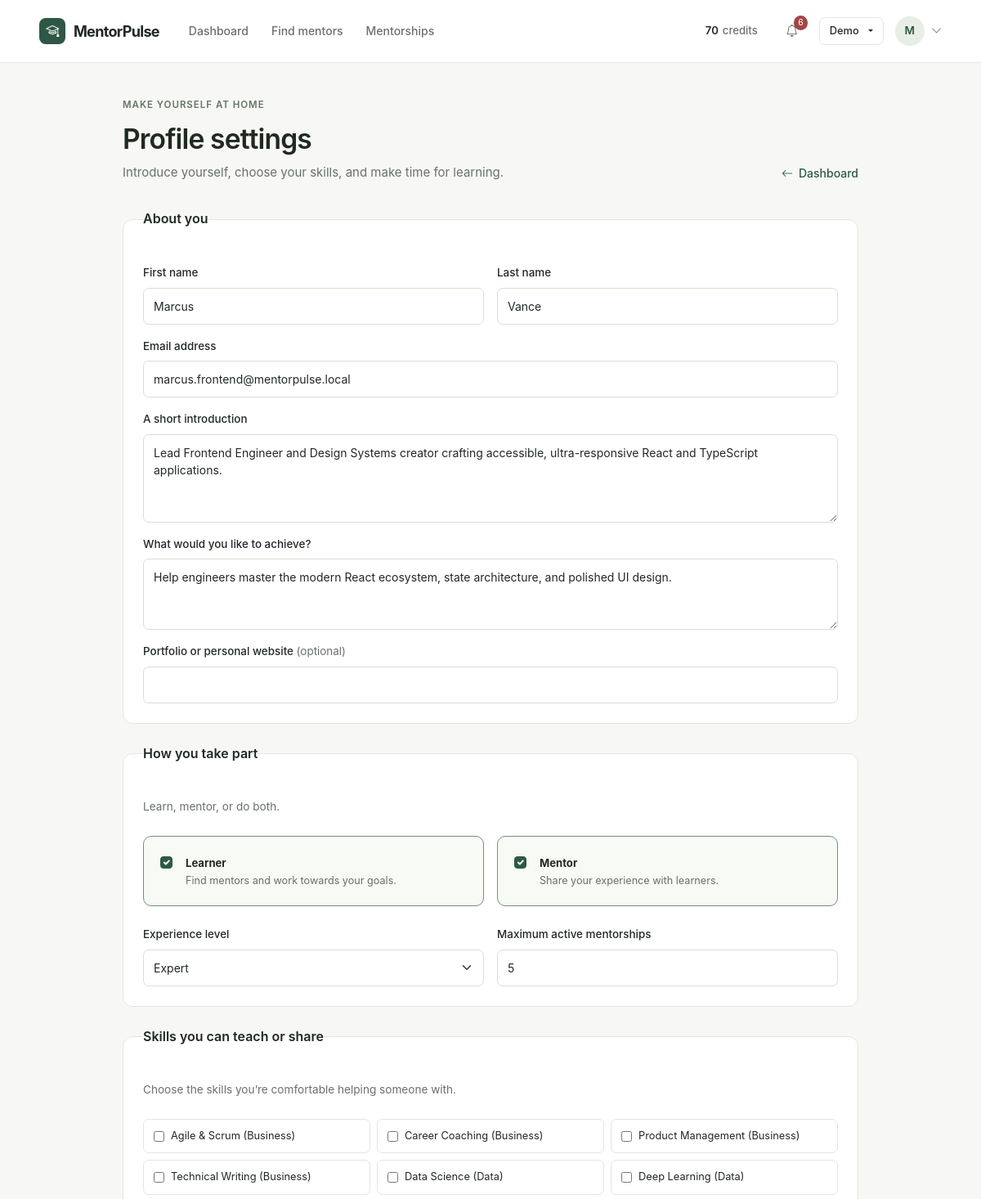
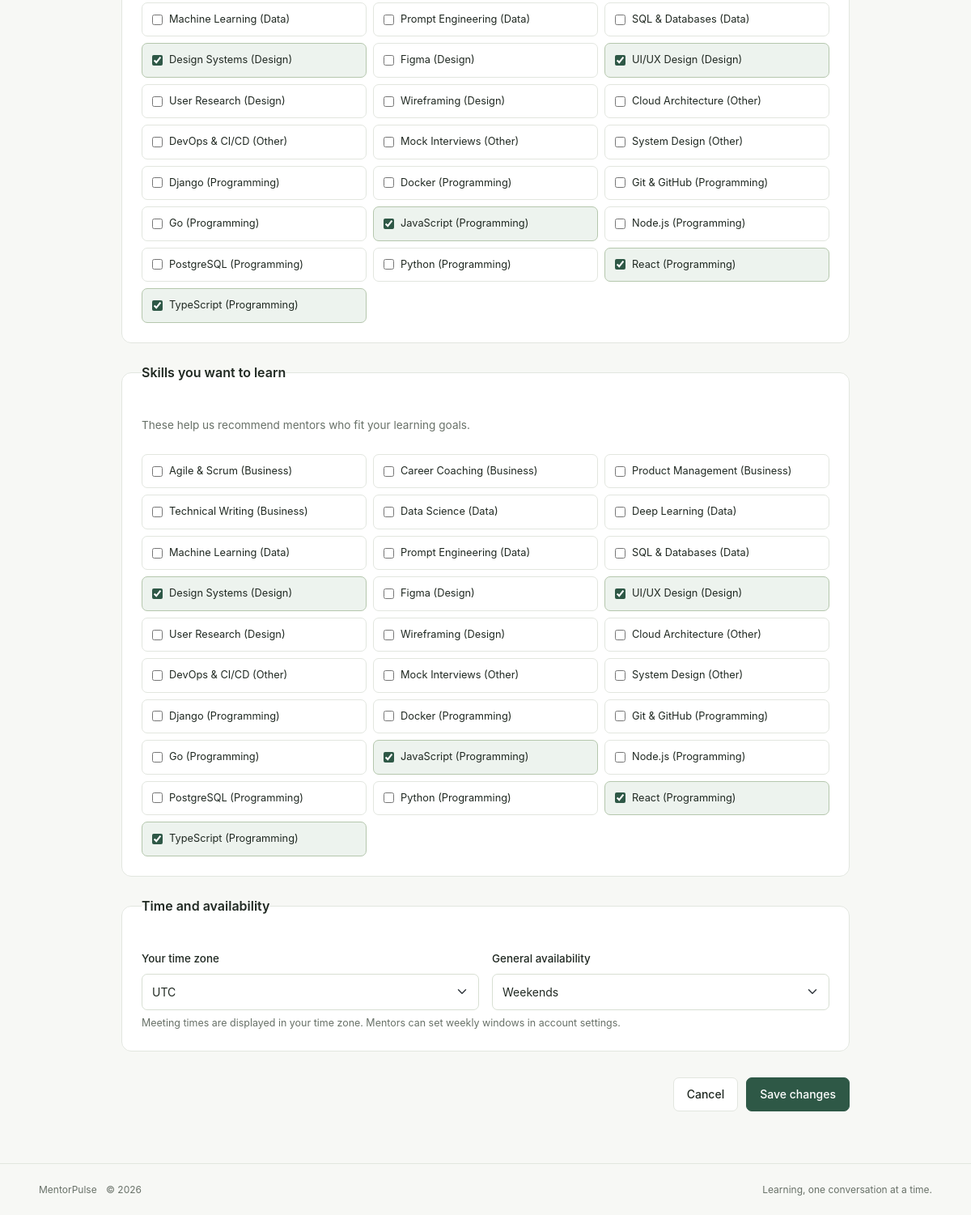
Page /profile/edit/ (signed in) on the committed database (2 pictures, top to bottom).
### gamification/models.py (models this page shows, shortened)
class Credit(models.Model):
    user = models.OneToOneField(User, on_delete=models.CASCADE, related_name='credit')
    balance = models.IntegerField(default=50)
    updated_at = models.DateTimeField(auto_now=True)
    class Meta:
        constraints = [models.CheckConstraint(condition=models.Q(balance__gte=0), name='credit_balance_nonnegative')]

### accounts/models.py (models this page shows, shortened)
class Profile(models.Model):
    EXPERIENCE_CHOICES = [
        ('Beginner', 'Beginner'),
        ('Intermediate', 'Intermediate'),
        ('Advanced', 'Advanced'),
        ('Expert', 'Expert'),
    ]
    AVAILABILITY_CHOICES = [
        ('Weekdays', 'Weekdays'),
        ('Weekends', 'Weekends'),
        ('Flexible', 'Flexible / Evenings'),
    ]
    user = models.OneToOneField(User, on_delete=models.CASCADE, related_name='profile')
    skills = models.ManyToManyField(Skill, blank=True, related_name='profiles')
    learning_skills = models.ManyToManyField(Skill, blank=True, related_name='learning_profiles')
    timezone = models.CharField(max_length=64, default='UTC')
    portfolio_url = models.URLField(blank=True)
    mentor_capacity = models.PositiveSmallIntegerField(default=5, validators=[MinValueValidator(1), MaxValueValidator(50)])
    mentor_verified = models.BooleanField(default=False)
    verification_requested = models.BooleanField(default=False)
    verification_evidence = models.TextField(blank=True)
    email_verified = models.BooleanField(default=False)
    goals = models.TextField(blank=True, help_text="Learning or mentoring objectives")
    experience_level = models.CharField(max_length=20, choices=EXPERIENCE_CHOICES, default='Beginner')
    availability = models.CharField(max_length=50, choices=AVAILABILITY_CHOICES, default='Flexible')
    skill_score = models.FloatField(default=0.0)
    bio = models.TextField(blank=True)
    @property
    def is_mentor(self):
        return self.user.role_assignments.filter(role='Mentor', end_time__isnull=True).exists()
    @property
    def is_learner(self):
        return self.user.role_assignments.filter(role='Learner', end_time__isnull=True).exists()

### accounts/views.py (the view)
# urls.py: path('profile/edit/', views.profile_edit_view, name='profile_edit'),
@login_required
@transaction.atomic
def profile_edit_view(request):
    user = request.user
    profile = user.profile
    if request.method == 'POST':
        user_form = UserUpdateForm(request.POST, instance=user)
        profile_form = ProfileEditForm(request.POST, instance=profile)
        role_form = RoleToggleForm(request.POST)
        if user_form.is_valid() and profile_form.is_valid() and role_form.is_valid():
            old_email = User.objects.values_list('email', flat=True).get(pk=user.pk)
            user_form.save()
            profile_form.save()
            if old_email.lower() != user.email.lower():
                profile.email_verified = False
                profile.save(update_fields=['email_verified'])
                send_verification_email(user)
            is_mentor = role_form.cleaned_data['is_mentor']
            is_learner = role_form.cleaned_data['is_learner']
            mentor_assignment = user.role_assignments.filter(role='Mentor', end_time__isnull=True).first()
            if is_mentor and not mentor_assignment:
                RoleAssignment.objects.create(user=user, role='Mentor', context='Activated in profile settings')
            elif not is_mentor and mentor_assignment:
                user.role_assignments.filter(role='Mentor', end_time__isnull=True).update(end_time=timezone.now())
            learner_assignment = user.role_assignments.filter(role='Learner', end_time__isnull=True).first()
            if is_learner and not learner_assignment:
                RoleAssignment.objects.create(user=user, role='Learner', context='Activated in profile settings')
            elif not is_learner and learner_assignment:
                user.role_assignments.filter(role='Learner', end_time__isnull=True).update(end_time=timezone.now())
            messages.success(request, "Your profile and roles have been updated successfully!")
            return redirect('dashboard')
    else:
        user_form = UserUpdateForm(instance=user)
        profile_form = ProfileEditForm(instance=profile)
        role_form = RoleToggleForm(initial={
            'is_mentor': profile.is_mentor,
            'is_learner': profile.is_learner,
        })
    all_skills = Skill.objects.all().order_by('category', 'name')
    skills_by_category = {}
    for skill in all_skills:
        skills_by_category.setdefault(skill.category, []).append(skill)
    current_skill_ids = set(profile_form['skills'].value() or []) if profile_form.is_bound else set(profile.skills.values_list('id', flat=True))
    current_skill_ids = {int(pk) for pk in current_skill_ids if str(pk).isdecimal()}
    context = {
        'user_form': user_form,
        'profile_form': profile_form,
        'role_form': role_form,
        'skills_by_category': skills_by_category,
        'current_skill_ids': current_skill_ids,
    }
    return render(request, 'accounts/profile_edit.html', context)

### accounts/forms.py (shortened to what this page needs)
class UserUpdateForm(forms.ModelForm):
    class Meta:
        model = User
        fields = ['first_name', 'last_name', 'email']
        widgets = {
            'first_name': forms.TextInput(attrs={'class': 'form-control'}),
            'last_name': forms.TextInput(attrs={'class': 'form-control'}),
            'email': forms.EmailInput(attrs={'class': 'form-control'}),
        }

### accounts/context_processors.py (called while the page is built)
def demo_accounts(request):
    if not settings.DEBUG:
        return {'is_debug': False, 'demo_users_by_role': {}}
    active_users = User.objects.filter(is_active=True).select_related('profile').prefetch_related('role_assignments').order_by('id')
    admins = []
    mentors = []
    learners = []
    others = []
    for u in active_users:
        if u.is_superuser or u.is_staff:
            admins.append(u)
        elif hasattr(u, 'profile') and u.profile.is_mentor:
            mentors.append(u)
        elif hasattr(u, 'profile') and u.profile.is_learner:
            learners.append(u)
        else:
            others.append(u)
    return {
        'is_debug': settings.DEBUG,
        'demo_users_by_role': {
            'admins': admins,
            'mentors': mentors,
            'learners': learners,
            'others': others,
        },
    }

### accounts/models.py (called while the page is built)
    def __str__(self):
        return f"{self.name} ({self.category})"

### notifications/context_processors.py (called while the page is built)
def unread_notifications(request):
    if request.user.is_authenticated:
        user_notifications = request.user.notifications.all()
        return {
            'unread_notification_count': user_notifications.filter(is_read=False).count(),
            'navbar_notifications': user_notifications[:5],
        }
    return {
        'unread_notification_count': 0,
        'navbar_notifications': [],
    }

### templates/accounts/profile_edit.html (shortened to what this page needs)
{% extends 'base.html' %}
{% block content %}
<div class="container mp-page"><div class="mx-auto" style="max-width:900px">
    <header class="mp-page-header"><div><span class="mp-eyebrow">Make yourself at home</span><h1>Profile settings</h1><p>Introduce yourself, choose your skills, and make time for learning.</p></div><a class="mp-btn-link" href="{% url 'dashboard' %}"><i class="bi bi-arrow-left" aria-hidden="true"></i>Dashboard</a></header>
    <form method="post" class="mp-simple-form">
        <fieldset class="mp-card mp-form-section"><legend>About you</legend>
            <div class="row g-3 mb-3"><div class="col-sm-6"><label for="id_first_name" class="mp-form-label">First name</label>{{ user_form.first_name }}{{ user_form.first_name.errors }}</div><div class="col-sm-6"><label for="id_last_name" class="mp-form-label">Last name</label>{{ user_form.last_name }}{{ user_form.last_name.errors }}</div></div>
            <div class="mb-3"><label for="id_email" class="mp-form-label">Email address</label>{{ user_form.email }}{{ user_form.email.errors }}</div>
            <div class="mb-3"><label for="id_bio" class="mp-form-label">A short introduction</label>{{ profile_form.bio }}{{ profile_form.bio.errors }}</div>
            <div class="mb-3"><label for="id_goals" class="mp-form-label">What would you like to achieve?</label>{{ profile_form.goals }}{{ profile_form.goals.errors }}</div>
            <div><label for="id_portfolio_url" class="mp-form-label">Portfolio or personal website <span class="text-muted fw-normal">(optional)</span></label>{{ profile_form.portfolio_url }}{{ profile_form.portfolio_url.errors }}</div>
        </fieldset>
        <fieldset class="mp-card mp-form-section"><legend>How you take part</legend><p class="mp-settings-intro">Learn, mentor, or do both.</p>
            <div class="row g-3 mb-4"><div class="col-sm-6"><label class="role-choice-card d-flex gap-3" for="id_is_learner">{{ role_form.is_learner }}<span><strong class="small">Learner</strong><span class="d-block mp-quiet-meta">Find mentors and work towards your goals.</span></span></label></div><div class="col-sm-6"><label class="role-choice-card d-flex gap-3" for="id_is_mentor">{{ role_form.is_mentor }}<span><strong class="small">Mentor</strong><span class="d-block mp-quiet-meta">Share your experience with learners.</span></span></label></div></div>
            <div class="row g-3"><div class="col-sm-6"><label for="id_experience_level" class="mp-form-label">Experience level</label>{{ profile_form.experience_level }}{{ profile_form.experience_level.errors }}</div><div class="col-sm-6 mp-mentor-settings" {% if not role_form.is_mentor.value %}hidden{% endif %}><label for="id_mentor_capacity" class="mp-form-label">Maximum active mentorships</label>{{ profile_form.mentor_capacity }}{{ profile_form.mentor_capacity.errors }}</div></div>
        </fieldset>
        <fieldset class="mp-card mp-form-section"><legend>Skills you can teach or share</legend><p class="mp-settings-intro">Choose the skills you’re comfortable helping someone with.</p><div class="mp-checkbox-grid">{{ profile_form.skills }}</div>{{ profile_form.skills.errors }}</fieldset>
        <fieldset class="mp-card mp-form-section"><legend>Skills you want to learn</legend><p class="mp-settings-intro">These help us recommend mentors who fit your learning goals.</p><div class="mp-checkbox-grid">{{ profile_form.learning_skills }}</div>{{ profile_form.learning_skills.errors }}</fieldset>
        <fieldset class="mp-card mp-form-section"><legend>Time and availability</legend><div class="row g-3"><div class="col-sm-6"><label for="id_timezone" class="mp-form-label">Your time zone</label>{{ profile_form.timezone }}{{ profile_form.timezone.errors }}</div><div class="col-sm-6"><label for="id_availability" class="mp-form-label">General availability</label>{{ profile_form.availability }}{{ profile_form.availability.errors }}</div></div><p class="mp-form-help">Meeting times are displayed in your time zone. Mentors can set weekly windows in account settings.</p></fieldset>
        <div class="mp-form-actions"><a class="mp-btn mp-btn-secondary" href="{% url 'dashboard' %}">Cancel</a><button class="mp-btn mp-btn-primary" type="submit">Save changes</button></div>
    </form>
</div></div>
{% endblock %}

### templates/base.html (shortened to what this page needs)
{% load static %}
<!DOCTYPE html>
<html lang="en">
<head>
    <link href="https://cdn.jsdelivr.net/npm/bootstrap@5.3.3/dist/css/bootstrap.min.css" rel="stylesheet">
    <link rel="stylesheet" href="https://cdn.jsdelivr.net/npm/bootstrap-icons@1.11.3/font/bootstrap-icons.min.css">
    <link rel="stylesheet" href="{% static 'css/main.css' %}">
</head>
<body>
    <nav class="mp-navbar navbar navbar-expand-lg" aria-label="Main navigation">
        <div class="container">
            <a class="mp-brand" href="{% if user.is_authenticated %}{% url 'dashboard' %}{% else %}{% url 'login' %}{% endif %}">
                <span class="mp-brand-logo" aria-hidden="true"><i class="bi bi-mortarboard"></i></span>
                <span class="mp-brand-text">MentorPulse</span>
            </a>
            <div class="collapse navbar-collapse" id="navbarMain">
                <ul class="navbar-nav ms-lg-4 me-auto">
                    {% if user.is_authenticated %}<li class="nav-item"><a class="nav-link "  href="{% url 'dashboard' %}">Dashboard</a></li>{% endif %}
                    <li class="nav-item"><a class="nav-link " href="{% url 'mentor_list' %}">Find mentors</a></li>
                    {% if user.is_authenticated %}<li class="nav-item"><a class="nav-link " href="{% url 'mentorship_list' %}">Mentorships</a></li>{% endif %}
                </ul>
                <div class="mp-nav-actions">
                    {% if user.is_authenticated %}
                        <a class="mp-credit-pill" href="{% url 'wallet' %}" aria-label="Wallet, {{ user.credit.balance|default:0 }} credits"><strong>{{ user.credit.balance|default:0 }}</strong> credits</a>
                        {% include 'components/notification_menu.html' %}
                    {% endif %}
                    {% if is_debug and demo_users_by_role %}{% include 'components/demo_menu.html' %}{% endif %}
                    {% if user.is_authenticated %}
                        <div class="dropdown">
                            <button class="mp-user-menu-button" type="button" data-bs-toggle="dropdown" aria-expanded="false" aria-label="Account menu"><span class="mp-user-avatar">{{ user.first_name|default:user.username|slice:':1'|upper }}</span><i class="bi bi-chevron-down small text-muted" aria-hidden="true"></i></button>
                        </div>
                    {% else %}
                        <a href="{% url 'leaderboard' %}" class="mp-btn-link">Community</a>
                        <a href="{% url 'login' %}" class="mp-btn mp-btn-secondary mp-btn-sm">Sign in</a>
                        <a href="{% url 'register' %}" class="mp-btn mp-btn-primary mp-btn-sm">Get started</a>
                    {% endif %}
                </div>
            </div>
        </div>
    </nav>
    <main class="flex-grow-1" id="main-content">{% block content %}{% endblock %}</main>
    <footer class="mp-footer"><div class="container"><span>MentorPulse <span class="ms-2">&copy; 2026</span></span><span>Learning, one conversation at a time.</span></div></footer>
    <div class="toast-container position-fixed bottom-0 end-0 p-3">
    </div>
</body>
</html>

### rows in the picture
Profile: bio "Lead Frontend Engineer and Design Systems creator crafting accessible, ultra-responsive React and TypeScript applications.", goals "Help engineers master the modern React ecosystem, state architecture, and polished UI design.", experience_level "Expert", mentor_capacity "5", timezone "UTC", availability "Weekends"

### other values in the picture
{{ user.credit.balance|default:0 }} "70"
{{ unread_notification_count }} "6"
{{ user.first_name|default:user.username|slice:':1'|upper }} "M"
